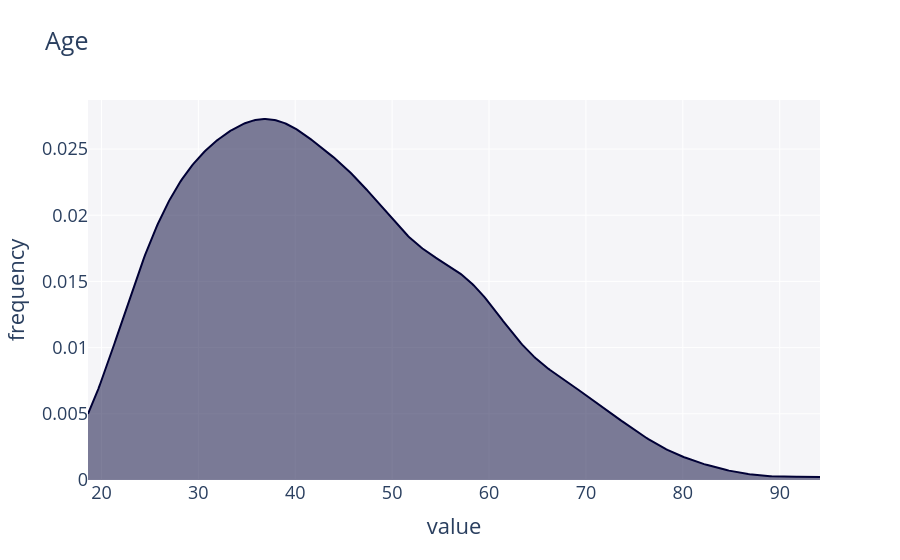
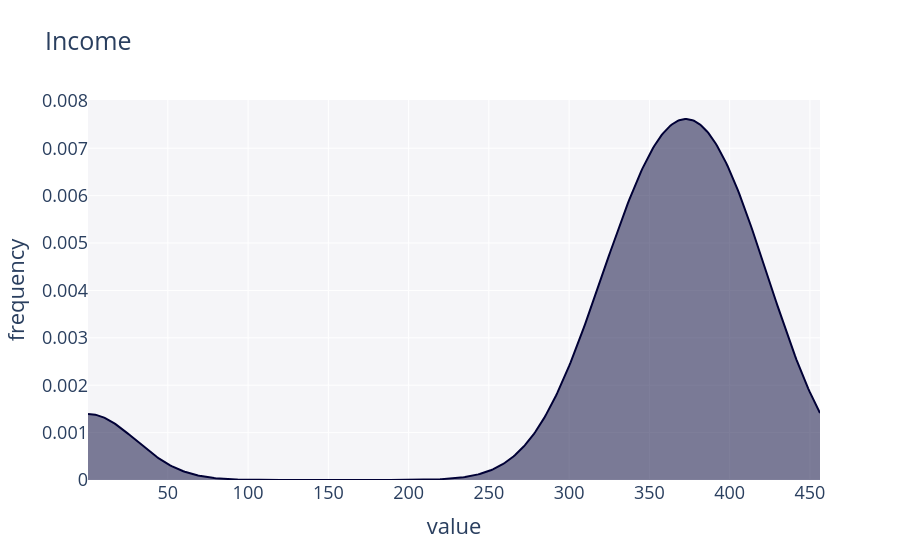

Notebook source saved alongside these figures, in order:
### Code cell
from copulas.visualization import dist_1d

dist1 = dist_1d(df['age'], title='Age')

dist1.show()

dist_1d(df['income'], title='Income')

### Figure 1 — Plotly figure (JSON) as saved in the notebook; plotly's stock layout.template omitted (floating-point values rounded to 4 significant figures; data arrays with more than 128 entries replaced by an {"elided": "..."} marker saying what was removed)
{"data": [{"fill": "tozeroy", "hovertemplate": "<b>None</b><br>Frequency: %{y}<extra></extra>", "marker": {"color": "#000036"}, "mode": "lines", "showlegend": true, "type": "scatter", "x": {"elided": "500 float values"}, "xaxis": "x", "y": {"elided": "500 float values"}, "yaxis": "y"}], "layout": {"barmode": "overlay", "font": {"size": 18}, "hovermode": "closest", "legend": {"traceorder": "reversed"}, "plot_bgcolor": "#F5F5F8", "showlegend": false, "title": {"text": "Age"}, "xaxis": {"anchor": "y2", "domain": [0, 1], "title": {"text": "value"}, "zeroline": false}, "yaxis": {"anchor": "free", "domain": [0, 1], "position": 0, "title": {"text": "frequency"}}}}

### Figure 2 — Plotly figure (JSON) as saved in the notebook; plotly's stock layout.template omitted (floating-point values rounded to 4 significant figures; data arrays with more than 128 entries replaced by an {"elided": "..."} marker saying what was removed)
{"data": [{"fill": "tozeroy", "hovertemplate": "<b>None</b><br>Frequency: %{y}<extra></extra>", "marker": {"color": "#000036"}, "mode": "lines", "showlegend": true, "type": "scatter", "x": {"elided": "500 float values"}, "xaxis": "x", "y": {"elided": "500 float values"}, "yaxis": "y"}], "layout": {"barmode": "overlay", "font": {"size": 18}, "hovermode": "closest", "legend": {"traceorder": "reversed"}, "plot_bgcolor": "#F5F5F8", "showlegend": false, "title": {"text": "Income"}, "xaxis": {"anchor": "y2", "domain": [0, 1], "title": {"text": "value"}, "zeroline": false}, "yaxis": {"anchor": "free", "domain": [0, 1], "position": 0, "title": {"text": "frequency"}}}}
